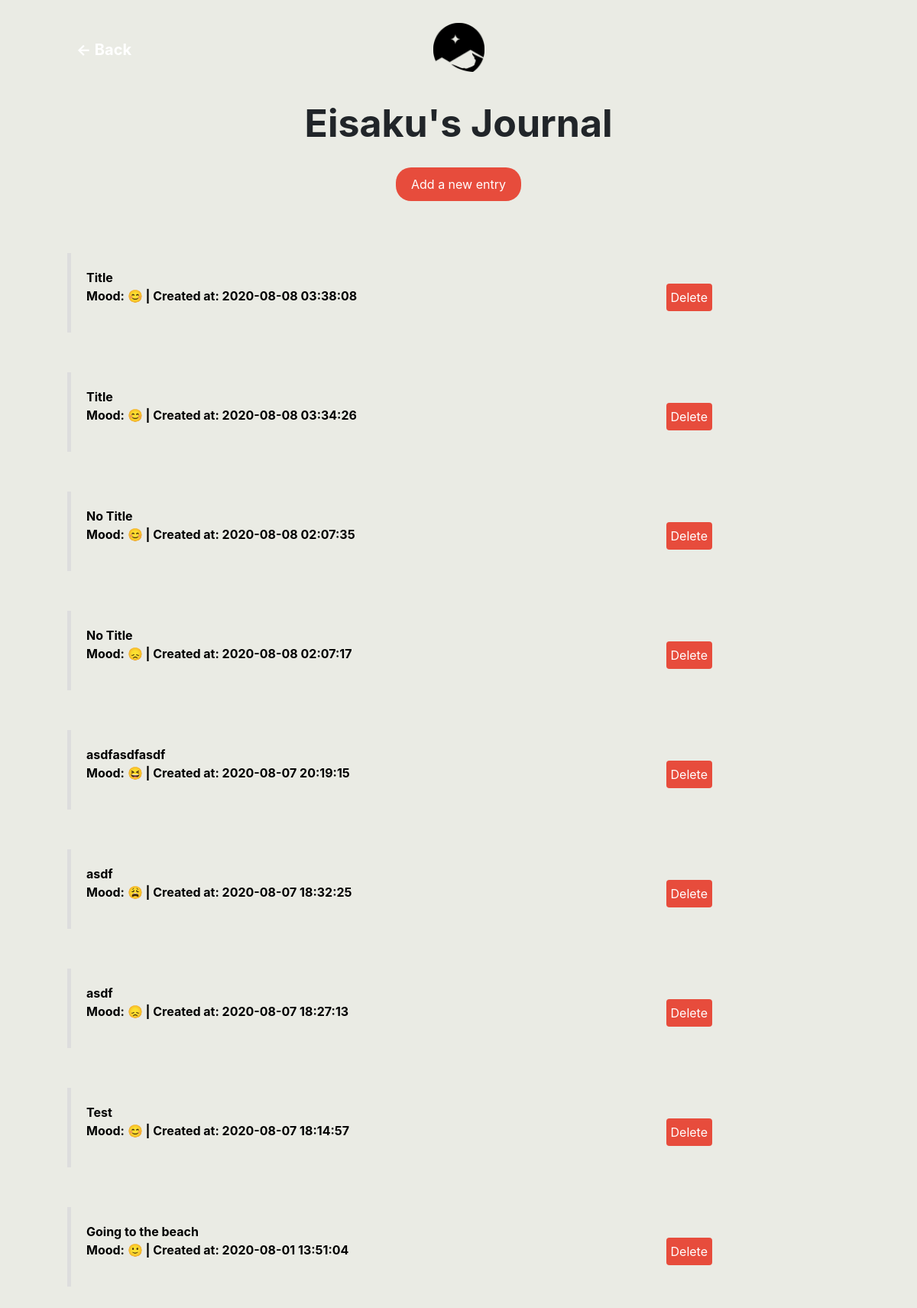
The app's page /journal (signed in) with its own data.
### tables this page shows
CREATE TABLE 'journal' ('user_id' integer NOT NULL, 'entry_id' integer PRIMARY KEY NOT NULL, 'mood' text NOT NULL, 'created_at' datetime NOT NULL DEFAULT CURRENT_TIMESTAMP, 'title'  text NOT NULL DEFAULT CURRENT_DATE  , 'text'  text NOT NULL  , 'mood_value' INTEGER, 'created_date'  date NOT NULL DEFAULT CURRENT_DATE  );

### application.py (the view)
@app.route("/journal")
@login_required
def journal():
    entries = db.execute("SELECT * FROM journal WHERE user_id = :user_id ORDER BY created_at DESC", user_id=session["user_id"])
    return render_template("journal.html", name=session["name"], entries=entries)

### application.py (called while the page is built)
def login_required(f):
    @wraps(f)
    def decorated_function(*args, **kwargs):
        if session.get("user_id") is None:
            return redirect("/login")
        return f(*args, **kwargs)
    return decorated_function

### templates/journal.html (shortened to what this page needs)
{% extends "layout.html" %}
{% block main %}
    <center><img src="/static/luminous_logo.png" class="logo"></center>
    <strong><a href="/homepage" class="back">← Back</a></strong>
    <div class="welcome_title">
        <p><strong>{{ name }}'s Journal</strong></p>
    </div>
    <div class="button-container">
        <a href="/new_entry"><button class="open">Add a new entry</button></a>
    </div>
    <div class="container">
        {% for entry in entries %}
        <div id="entries">
                <ul>
                    <a href="/open_entry/{{ entry.entry_id }}">
                        <li>
                            <b><span>{{ entry.title }}</span>
                            <p> Mood: {{ entry.mood }}   |   Created at: {{ entry.created_at }}</p></b>
                        </li>
                    </a>
                     <a href="/delete_entry/{{ entry.entry_id }}"><button class="delete">Delete</button></a>
                </ul>
        </div>
        {% endfor %}
    </div>
{% endblock %}

### templates/layout.html (shortened to what this page needs)
<!DOCTYPE html>
<html lang="en">
    <head>
        <link href="https://stackpath.bootstrapcdn.com/bootstrap/4.5.0/css/bootstrap.min.css" rel="stylesheet">
        <link href="/static/styles.css" rel="stylesheet">
    </head>
    <body>
        {% block main %}
        {% endblock %}
    </body>
</html>

### static/styles.css (style rules this page uses)
body { background: #EAEBE4; }
.logo { text-align: center; height: 64px; width: 67px; margin-top: 30px; }
.welcome_title { font-size: 50px; text-align: center; margin: 30px 50px 20px 50px; }
.container { padding: 48px; display: flex; flex-direction: column; justify-content: center; }
a:link { color: white; background-color: transparent; text-decoration: none; }
.delete { float: right; background: #e74c3c; padding: 6px; border-radius: 4px; cursor: pointer; color: white; border: none; }
.button-container { text-align: center; }
.open { padding: 10px 20px; border: none; color: white; background-color: #e74c3c; border-radius: 20px }
#entries ul { list-style-type: none; padding: 0; }
#entries li { padding: 20px; margin: 20px 10px; border-left: 5px solid #ddd; width: 70%; float: left; }
#entries .delete { float: right; margin: 60px 0; margin-right: 190px; }
#entries a:link { color: black; text-decoration: none; }
#back, #back:hover, #back:visited, { font-size: 20px; color: black; position: absolute; margin-left: 100px; top:-15px; }
.back, .back:hover, .back:visited, .logout, .logout:hover, .logout:visited { font-size: 20px; color: black; position: absolute; margin-left: 100px; margin-top: 0px; top: 50px; }

### records on screen
journal: title "Title", mood "😊", created_at "2020-08-08 03:38:08"
journal: title "Title", mood "😊", created_at "2020-08-08 03:34:26"
journal: title "No Title", mood "😊", created_at "2020-08-08 02:07:35"
journal: title "No Title", mood "😞", created_at "2020-08-08 02:07:17"
journal: title "asdfasdfasdf", mood "😆", created_at "2020-08-07 20:19:15"
journal: title "asdf", mood "😩", created_at "2020-08-07 18:32:25"
journal: title "asdf", mood "😞", created_at "2020-08-07 18:27:13"
journal: title "Test", mood "😊", created_at "2020-08-07 18:14:57"
journal: title "Going to the beach", mood "🙂", created_at "2020-08-01 13:51:04"

### other values on screen
{{ name }} "Eisaku"
